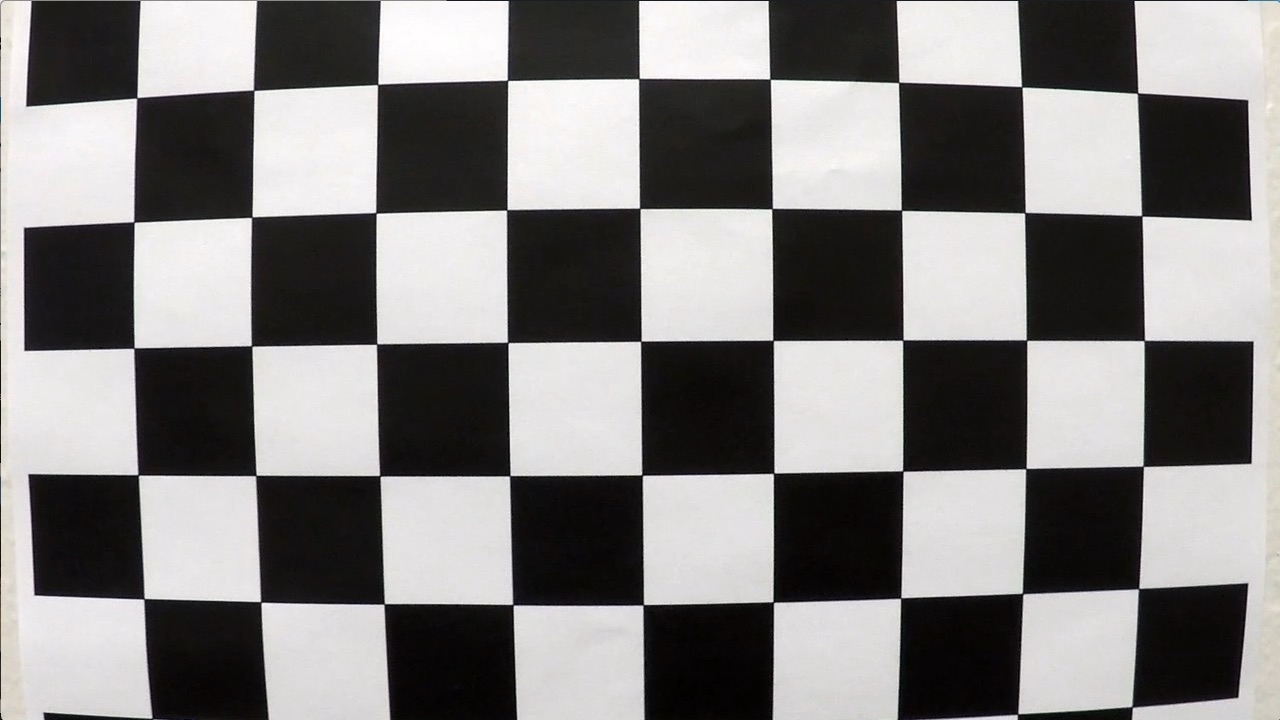
#> input picture term1/p4-Advanced-Lane-Lines/camera_cal/calibration1.jpg, 1280 x 720 px; its folder holds only this picture in this run; the run also reads 1 picture not shown here
$ jupyter execute --allow-errors adv-lane-lines.ipynb   (shell and % lines are left out)   (older library calls are emulated)
#> lines starting #> are read from the running program, lines starting #| are printed output that depends on the picture
## Advanced Lane Finding Project

The goals / steps of this project are the following:

* Compute the camera calibration matrix and distortion coefficients given a set of chessboard images.
* Apply a distortion correction to raw images.
* Use color transforms, gradients, etc., to create a thresholded binary image.
* Apply a perspective transform to rectify binary image ("birds-eye view").
* Detect lane pixels and fit to find the lane boundary.
* Determine the curvature of the lane and vehicle position with respect to center.
* Warp the detected lane boundaries back onto the original image.
* Output visual display of the lane boundaries and numerical estimation of lane curvature and vehicle position.

## 1. Compute the camera calibration matrix and distortion coefficients

[cell 1]
import numpy as np
import cv2
import glob
import matplotlib.pyplot as plt
import matplotlib.image as mpimg
import os
import pickle
from moviepy.editor import *
from datetime import datetime

# %matplotlib qt

[cell 2]
# [4 lines left out: function draw_plt, not called in this run]

[cell 3]
def undistort(img):
    img_size = (img.shape[1], img.shape[0])
    ret, mtx, dist, rvecs, tvecs = cv2.calibrateCamera(objpoints, imgpoints, img_size,None,None)
    undimage = cv2.undistort(img, mtx, dist, None, mtx)
    return undimage

[cell 4]
# [5 lines left out: function perspective, not called in this run]

[cell 5]
# [8 lines of commented-out code are left out]

[cell 6]
def draw(origin, result, origin_camp=None, result_camp=None):
    f, (ax1, ax2) = plt.subplots(1, 2, figsize=(24, 9))
    f.tight_layout()
    ax1.imshow(origin, cmap=origin_camp)
    ax1.set_title('Original Image', fontsize=50)
    ax2.imshow(result, cmap=result_camp)
    ax2.set_title('Result Image', fontsize=50)
    plt.subplots_adjust(left=0., right=1, top=0.9, bottom=0.)

[cell 7]
def cv2_write(fname, img):
    cv2.imwrite(fname, img)
    cv2.imshow('img',img)
    cv2.waitKey(500)

[cell 8]
# def mag_thresh(img, sobel_kernel=3, mag_thresh=(0, 255), s_thresh=(170, 255)):
def mag_thresh(img, sobel_kernel=3, mag_thresh=(50, 100), s_thresh=(160, 255)):
    gray = cv2.cvtColor(img, cv2.COLOR_RGB2GRAY)
    sobelx = cv2.Sobel(gray, cv2.CV_64F, 1, 0, ksize=sobel_kernel)
    sobely = cv2.Sobel(gray, cv2.CV_64F, 0, 1, ksize=sobel_kernel)
    sobel = np.sqrt(sobelx**2 + sobely**2)
    scaled_sobel = np.uint8(255*sobel/np.max(sobel))
    sbinary = np.zeros_like(scaled_sobel)
    sbinary[(scaled_sobel >= mag_thresh[0]) & (scaled_sobel <= mag_thresh[1])] = 1

    s_channel = cv2.cvtColor(img, cv2.COLOR_RGB2HLS).astype(np.float)[:,:,2]
    v_channel = cv2.cvtColor(img, cv2.COLOR_RGB2HSV).astype(np.float)[:,:,2]
    hlsv_binary = np.zeros_like(s_channel)
    hlsv_binary[(s_channel >= s_thresh[0]) & (s_channel <= s_thresh[1]) & (v_channel >= s_thresh[0]) & (v_channel <= s_thresh[1])] = 1

    color_binary = np.dstack(( np.zeros_like(sbinary), sbinary, hlsv_binary)) * 255
    combined_binary = np.zeros_like(sbinary)
    combined_binary[(sbinary == 1) | (hlsv_binary == 1)] = 255
    return color_binary, combined_binary

[cell 9]
def get_line_fits(binary_warped):
    # Assuming you have created a warped binary image called "binary_warped"
    # Take a histogram of the bottom half of the image
    histogram = np.sum(binary_warped[int(binary_warped.shape[0]/2):,:], axis=0)
    # Create an output image to draw on and  visualize the result
    out_img = np.dstack((binary_warped, binary_warped, binary_warped))*255
    # Find the peak of the left and right halves of the histogram
    # These will be the starting point for the left and right lines
    midpoint = np.int(histogram.shape[0]/2)
    leftx_base = np.argmax(histogram[:midpoint])
    rightx_base = np.argmax(histogram[midpoint:]) + midpoint

    # Choose the number of sliding windows
    nwindows = 9
    # Set height of windows
    window_height = np.int(binary_warped.shape[0]/nwindows)
    # Identify the x and y positions of all nonzero pixels in the image
    nonzero = binary_warped.nonzero()
    nonzeroy = np.array(nonzero[0])
    nonzerox = np.array(nonzero[1])
    # Current positions to be updated for each window
    leftx_current = leftx_base
    rightx_current = rightx_base
    # Set the width of the windows +/- margin
    margin = 100
    # Set minimum number of pixels found to recenter window
    minpix = 50
    # Create empty lists to receive left and right lane pixel indices
    left_lane_inds = []
    right_lane_inds = []

    # Step through the windows one by one
    for window in range(nwindows):
        # Identify window boundaries in x and y (and right and left)
        win_y_low = binary_warped.shape[0] - (window+1)*window_height
        win_y_high = binary_warped.shape[0] - window*window_height
        win_xleft_low = leftx_current - margin
        win_xleft_high = leftx_current + margin
        win_xright_low = rightx_current - margin
        win_xright_high = rightx_current + margin
        # Draw the windows on the visualization image
        cv2.rectangle(out_img,(win_xleft_low,win_y_low),(win_xleft_high,win_y_high),
        (0,255,0), 2)
        cv2.rectangle(out_img,(win_xright_low,win_y_low),(win_xright_high,win_y_high),
        (0,255,0), 2)
        # Identify the nonzero pixels in x and y within the window
        good_left_inds = ((nonzeroy >= win_y_low) & (nonzeroy < win_y_high) &
        (nonzerox >= win_xleft_low) &  (nonzerox < win_xleft_high)).nonzero()[0]
        good_right_inds = ((nonzeroy >= win_y_low) & (nonzeroy < win_y_high) &
        (nonzerox >= win_xright_low) &  (nonzerox < win_xright_high)).nonzero()[0]
        # Append these indices to the lists
        left_lane_inds.append(good_left_inds)
        right_lane_inds.append(good_right_inds)
        # If you found > minpix pixels, recenter next window on their mean position
        if len(good_left_inds) > minpix:
            leftx_current = np.int(np.mean(nonzerox[good_left_inds]))
        if len(good_right_inds) > minpix:
            rightx_current = np.int(np.mean(nonzerox[good_right_inds]))

    # Concatenate the arrays of indices
    left_lane_inds = np.concatenate(left_lane_inds)
    right_lane_inds = np.concatenate(right_lane_inds)

    # Extract left and right line pixel positions
    leftx = nonzerox[left_lane_inds]
    lefty = nonzeroy[left_lane_inds]
    rightx = nonzerox[right_lane_inds]
    righty = nonzeroy[right_lane_inds]

    # Fit a second order polynomial to each
    left_fit = np.polyfit(lefty, leftx, 2)
    right_fit = np.polyfit(righty, rightx, 2)

    # Generate x and y values for plotting
    ploty = np.linspace(0, binary_warped.shape[0]-1, binary_warped.shape[0] )
    left_fitx = left_fit[0]*ploty**2 + left_fit[1]*ploty + left_fit[2]
    right_fitx = right_fit[0]*ploty**2 + right_fit[1]*ploty + right_fit[2]

    return out_img, left_lane_inds, right_lane_inds, left_fit, right_fit, nonzerox, nonzeroy, ploty, left_fitx, right_fitx

[cell 10]
# Visualization
# [13 lines left out: function draw_line_fits, not called in this run]

[cell 11]
# [20 lines left out: function get_bold_lines, not called in this run]

[cell 12]
# [10 lines left out: function draw_bold_lines, not called in this run]

[cell 13]
def back_to_oimg(warped, undist, left_fitx, right_fitx, ploty):
    # Create an image to draw the lines on
    warp_zero = np.zeros_like(warped).astype(np.uint8)
    color_warp = np.dstack((warp_zero, warp_zero, warp_zero))

    # Recast the x and y points into usable format for cv2.fillPoly()
    pts_left = np.array([np.transpose(np.vstack([left_fitx, ploty]))])
    pts_right = np.array([np.flipud(np.transpose(np.vstack([right_fitx, ploty])))])
    pts = np.hstack((pts_left, pts_right))

    # Draw the lane onto the warped blank image
    cv2.fillPoly(color_warp, np.int_([pts]), (0,255, 0))

    Minv = cv2.getPerspectiveTransform(dst,src)
    newwarp = cv2.warpPerspective(color_warp, Minv, (undist.shape[1], undist.shape[0]))
    result = cv2.addWeighted(undist, 1, newwarp, 0.3, 0)

    return result

[cell 14]
# [16 lines left out: function get_curve, not called in this run]

[cell 15]
dist_pickle = pickle.load( open( "wide_dist_pickle.p", "rb" ) )
#> (reads term1/p4-Advanced-Lane-Lines/wide_dist_pickle.p from the repository)
objpoints = dist_pickle["objpoints"]
imgpoints = dist_pickle["imgpoints"]

[cell 16]
# src_pts = np.array([[210,720],[555,480],[735,480],[1110,720]], np.int32)
# src_pts = np.array([[210,720],[580,460],[705,460],[1110,720]], np.int32)
# src_pts = np.array([[280,670],[580,460],[705,460],[1030,670]], np.int32)
src_pts = np.array([[280,670],[580,460],[700,460],[1000,670]], np.int32)
# dst_pts = np.array([[300,720],[300,0],[980,0],[980,720]], np.int32)
dst_pts = np.array([[300,720],[300,0],[980,0],[980,720]], np.int32)

src = np.float32(src_pts)
dst = np.float32(dst_pts)

ym_per_pix = 30/720 # meters per pixel in y dimension
xm_per_pix = 3.7/700 # meters per pixel in x dimension

### find Chessboard Corners

[cell 17]
nx = 9 # the number of inside corners in x
ny = 6 # the number of inside corners in y

images = glob.glob('./camera_cal/calibration*.jpg')

[cell 18]
# prepare object points, like (0,0,0), (1,0,0), (2,0,0) ....,(6,5,0)
objp = np.zeros((nx*ny,3), np.float32)
objp[:,:2] = np.mgrid[0:nx,0:ny].T.reshape(-1,2)

# Arrays to store object points and image points from all the images.
objpoints = [] # 3d points in real world space
imgpoints = [] # 2d points in image plane.


for fname in images:
    img = cv2.imread(fname)
#> img is the input picture: shape (720, 1280, 3); mean B, G, R 127.8, 128.4, 130.1
    gray = cv2.cvtColor(img,cv2.COLOR_BGR2GRAY)

    ret, corners = cv2.findChessboardCorners(gray, (nx, ny),None)
#> ret = False; corners = None
    if ret == True:
        objpoints.append(objp)
        imgpoints.append(corners)

        # Draw and display the corners
        corner_img = cv2.drawChessboardCorners(img, (nx, ny), corners, ret)
        cv2_write('./output_images/camera_cal/corners/'+os.path.basename(fname),corner_img)

cv2.destroyAllWindows()
pickle.dump( {'objpoints':objpoints, 'imgpoints':imgpoints}, open( "wide_dist_pickle.p", "wb" ))

# draw(img, corner_img)
#> (the rest of this cell did not finish here and is left out)

## 2. Apply a distortion correction to raw images.

[cell 19]
dist_pickle = pickle.load( open( "wide_dist_pickle.p", "rb" ) )
objpoints = dist_pickle["objpoints"]
imgpoints = dist_pickle["imgpoints"]

[cell 20]
# distortion and perspective
def undistort_and_prespective_corners(origin_fname):   #, result_fname):
    img = cv2.imread(fname)
    img_size = (img.shape[1], img.shape[0])
    offset = (img_size[0]/10, img_size[1]/10)      # offset for dst points

    ret, mtx, dist, rvecs, tvecs = cv2.calibrateCamera(objpoints, imgpoints, img_size,None,None)
    undimage = cv2.undistort(img, mtx, dist, None, mtx)
    gray = cv2.cvtColor(undimage, cv2.COLOR_BGR2GRAY)
    ret, corners = cv2.findChessboardCorners(gray, (nx,ny), None)

    warped = None
    # if corners found:
    if ret == True:
        src = np.float32([corners[0], corners[nx-1], corners[-1], corners[-nx]])
        dst = np.float32([[offset[0], offset[1]], [img_size[0]-offset[0], offset[1]],
                                             [img_size[0]-offset[0], img_size[1]-offset[1]],
                                             [offset[0], img_size[1]-offset[1]]])
        M = cv2.getPerspectiveTransform(src, dst)
        warped = cv2.warpPerspective(undimage, M, img_size)

    return img, warped

#> (a cell that did not finish here is left out)

    if warped is not None:
        cv2_write('./output_images/camera_cal/perspectives/'+os.path.basename(fname), warped)

cv2.destroyAllWindows()
draw(img, warped)

## 3. Use color transforms, gradients, etc., to create a thresholded binary image.

[cell 22]
test_images =  glob.glob('./test_images/*.jpg')

[cell 23]
for fname in test_images:
    test_image = mpimg.imread(fname)
    color_binary, mag_binary = mag_thresh(test_image)    # , sobel_kernel=3, mag_thresh=(50, 150))
    cv2_write('./output_images/test_images/color_thresh/'+os.path.basename(fname),color_binary)
    cv2_write('./output_images/test_images/mag_thresh/'+os.path.basename(fname),mag_binary)

cv2.destroyAllWindows()
draw(test_image, mag_binary, None, 'gray')

## 3.Apply a perspective transform to rectify binary image ("birds-eye view").

[cell 24]
binary_imgs = glob.glob('./output_images/test_images/mag_thresh/*.jpg')
for fname in binary_imgs:
    binary_img = cv2.imread(fname)
    bird_img = perspective(binary_img)
    cv2_write('./output_images/test_images/bird_views/'+os.path.basename(fname),bird_img)

cv2.destroyAllWindows()
#> (the rest of this cell did not finish here and is left out)

## Detect lane pixels and fit to find the lane boundary.

[cell 25]
binary_warped = cv2.imread('./output_images/test_images/bird_views/test6.jpg', 0)
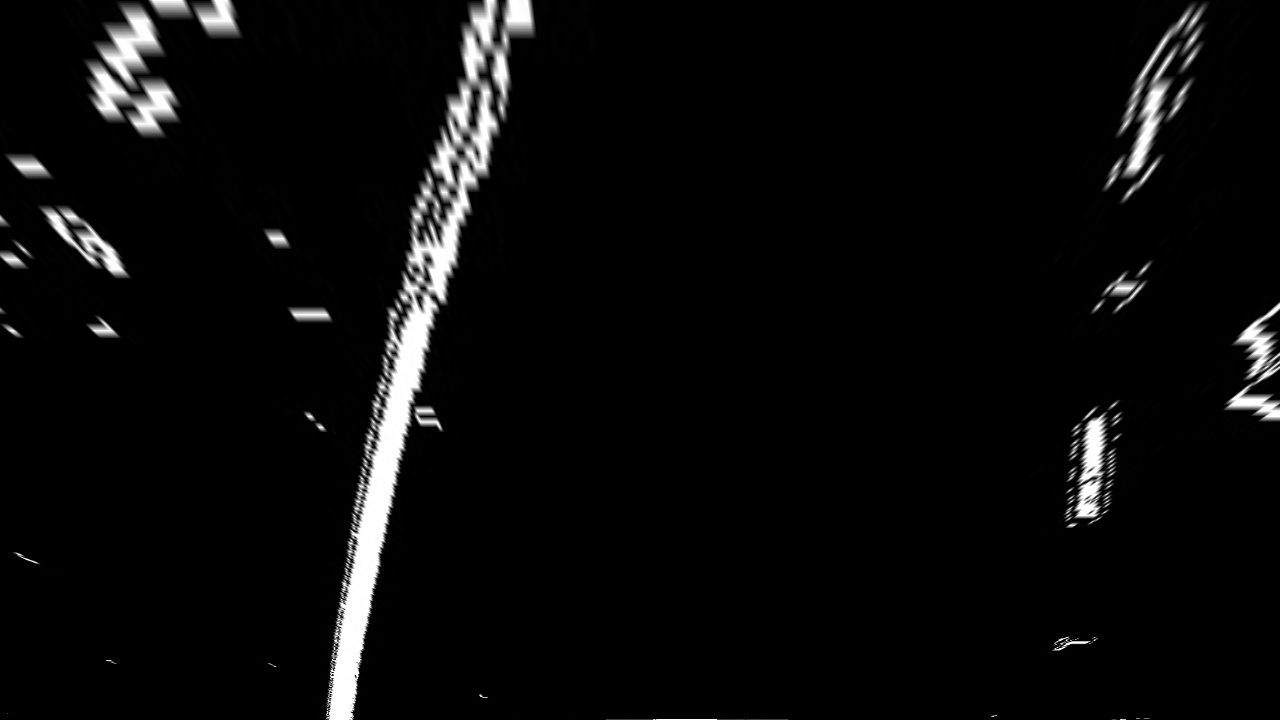
#> input picture term1/p4-Advanced-Lane-Lines/output_images/test_images/bird_views/test6.jpg, 1280 x 720 px
#> binary_warped is the input picture: shape (720, 1280); min 0, max 255, mean 10.8
# binary_warped = np.array(binary_warped)
print('binary_warped:')
print(binary_warped.shape)
#| (720, 1280)

[cell 26]
# Skip the sliding windows step once you know where the lines are

# Assume you now have a new warped binary image
# from the next frame of video (also called "binary_warped")
# It's now much easier to find line pixels!
nonzero = binary_warped.nonzero()
#> nonzero = 136468 positions, rows 0 to 719, columns 0 to 1279
nonzeroy = np.array(nonzero[0])
nonzerox = np.array(nonzero[1])
margin = 100
#> (the rest of this cell did not finish here and is left out)

[cell 27]
# [9 lines of commented-out code are left out]

## Warp the detected lane boundaries back onto the original image.

[cell 28]
undist = cv2.imread('./test_images/my2test.jpg')
warped = cv2.imread('./output_images/test_images/bird_views/my2test.jpg', 0)
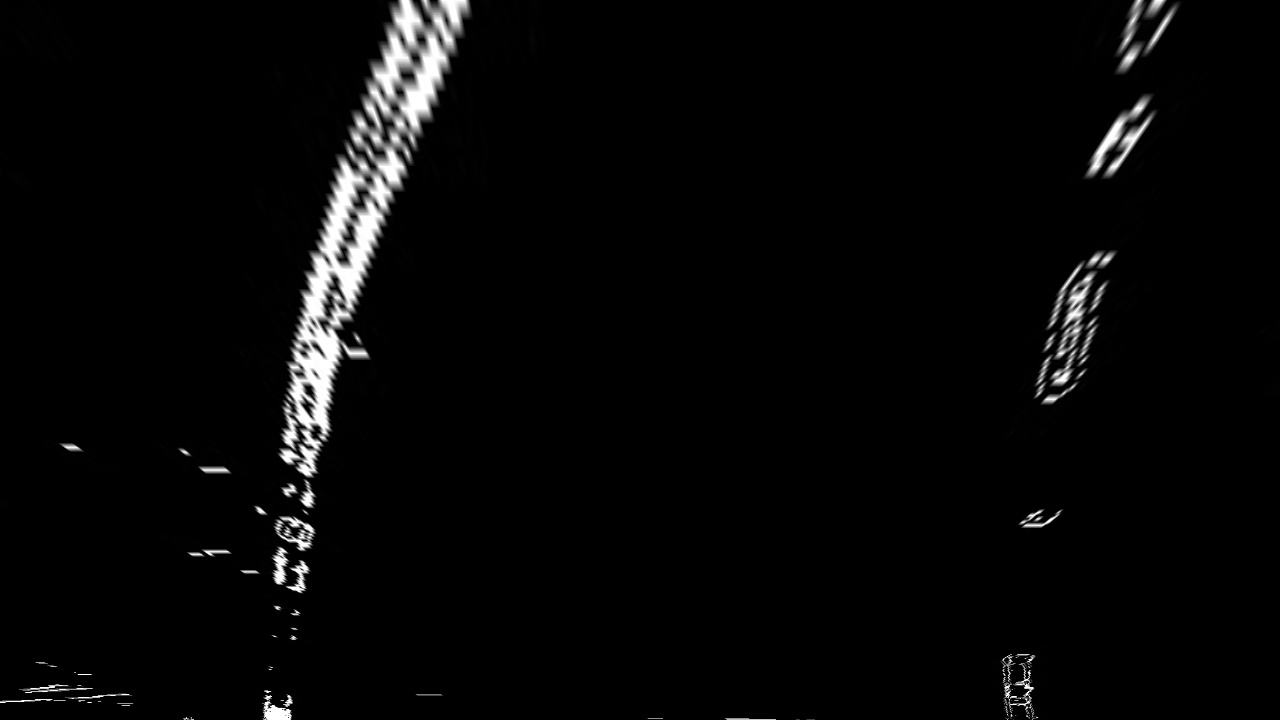
#> input picture term1/p4-Advanced-Lane-Lines/output_images/test_images/bird_views/my2test.jpg, 1280 x 720 px
#> warped is the input picture: shape (720, 1280); min 0, max 255, mean 7.2

out_img, left_lane_inds, right_lane_inds, left_fit, right_fit, \
nonzerox, nonzeroy, ploty, left_fitx, right_fitx \
= get_line_fits(warped)
#> in get_line_fits, `histogram = np.sum(binary_warped[int(binary_warped.shape[0]/2):,:], ax..`: histogram = 1280 values, max 31528 at index 307, min 0 at index 144, mean 1410.4
#> in get_line_fits, `leftx_base = np.argmax(histogram[:midpoint])`: leftx_base = 307
#> in get_line_fits, `rightx_base = np.argmax(histogram[midpoint:]) + midpoint`: rightx_base = 1029
#> in get_line_fits, `nonzero = binary_warped.nonzero()`: nonzero = 94346 positions, rows 0 to 719, columns 0 to 1279
#> in get_line_fits, `leftx_current = leftx_base`: leftx_current = 307
#> in get_line_fits, `rightx_current = rightx_base`: rightx_current = 1029
#> the loop in get_line_fits, `for window in range(nwindows):` made 9 passes
#> (win_xleft_low, win_xleft_high, win_xright_low, win_xright_high, leftx_current, rightx_current) on passes 1, 3, 4, 5: (207, 407, 929, 1129, 276, 1019), (183, 383, 919, 1119, 280, 1038), (180, 380, 938, 1138, 287, 1035), (187, 387, 935, 1135, 317, 1068)
#> after the loop in get_line_fits, `for window in range(nwindows):`: left_lane_inds = 9 items
#> in get_line_fits, `left_fit = np.polyfit(lefty, leftx, 2)`: left_fit = [0.00032, -0.441, 426]
#> in get_line_fits, `right_fit = np.polyfit(righty, rightx, 2)`: right_fit = [1.96e-05, -0.214, 1149.6]
#> in get_line_fits, `left_fitx = left_fit[0]*ploty**2 + left_fit[1]*ploty + left_fit[2]`: left_fitx = 720 values, max 426 at index 0, min 274.4 at index 688, mean 322.8
#> in get_line_fits, `right_fitx = right_fit[0]*ploty**2 + right_fit[1]*ploty + right_fit[2]`: right_fitx = 720 values, max 1149.6 at index 0, min 1005.6 at index 719, mean 1076
#> left_fit = [0.00032, -0.441, 426]; right_fit = [1.96e-05, -0.214, 1149.6]; ploty = 720 values from 0 to 719

newwarp = back_to_oimg(warped, undist, left_fitx, right_fitx, ploty)
#> in back_to_oimg, `pts_left = np.array([np.transpose(np.vstack([left_fitx, ploty]))])`: pts_left = 720 pairs, first value 274.4 to 426, second value 0 to 719
#> in back_to_oimg, `pts_right = np.array([np.flipud(np.transpose(np.vstack([right_fitx, pl..`: pts_right = 720 pairs, first value 1005.6 to 1149.6, second value 0 to 719
#> in back_to_oimg, `pts = np.hstack((pts_left, pts_right))`: pts = 1440 pairs, first value 274.4 to 1149.6, second value 0 to 719
#> in back_to_oimg, `Minv = cv2.getPerspectiveTransform(dst,src)`: Minv = [[0.176, -0.741, 527.1], [5.8e-17, -0.484, 460], [0, -0.00116, 1]]

# Combine the result with the original image
result = cv2.addWeighted(undist, 1, newwarp, 0.3, 0)
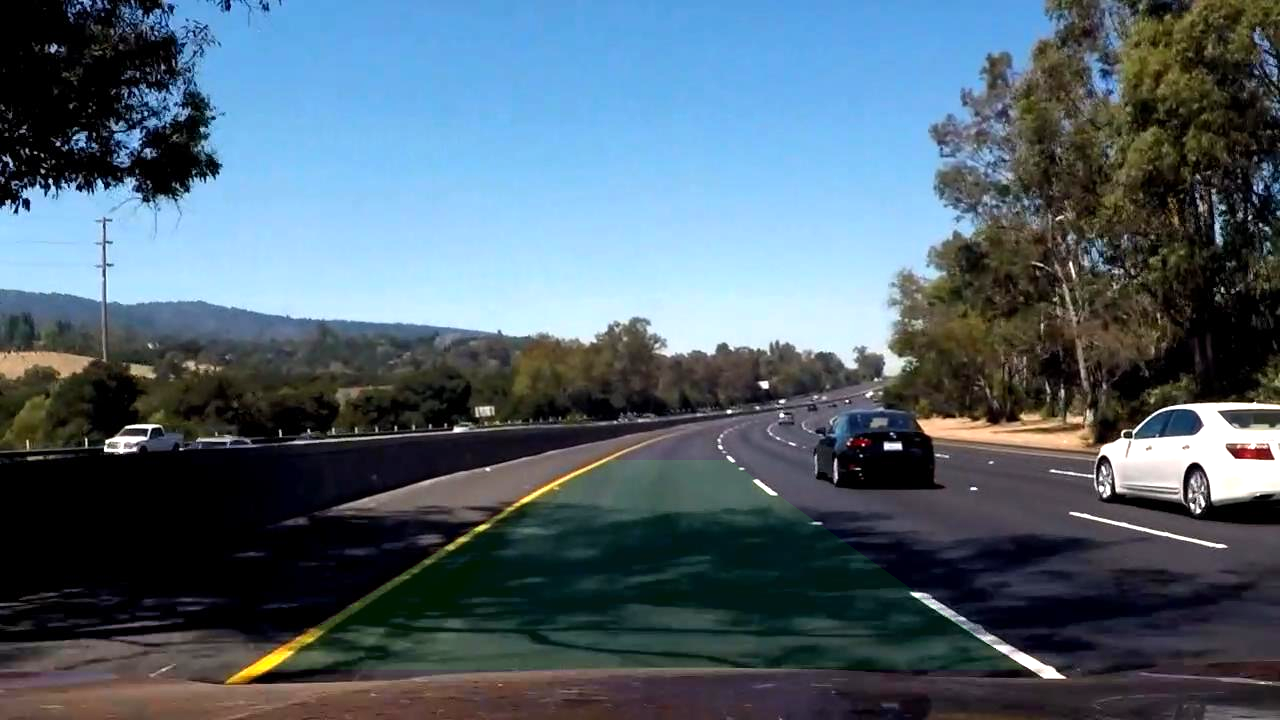
#> result: shape (720, 1280, 3); mean B, G, R 110.5, 98, 79.9
result_plt = cv2.cvtColor(result,cv2.COLOR_BGR2RGB)
plt.imshow(result_plt)
plt.show()

## Output visual display of the lane boundaries and numerical estimation of lane curvature and vehicle position.

[cell 29]
# def find_line(fname):
def find_line(o_img):
    undist = undistort(o_img)
